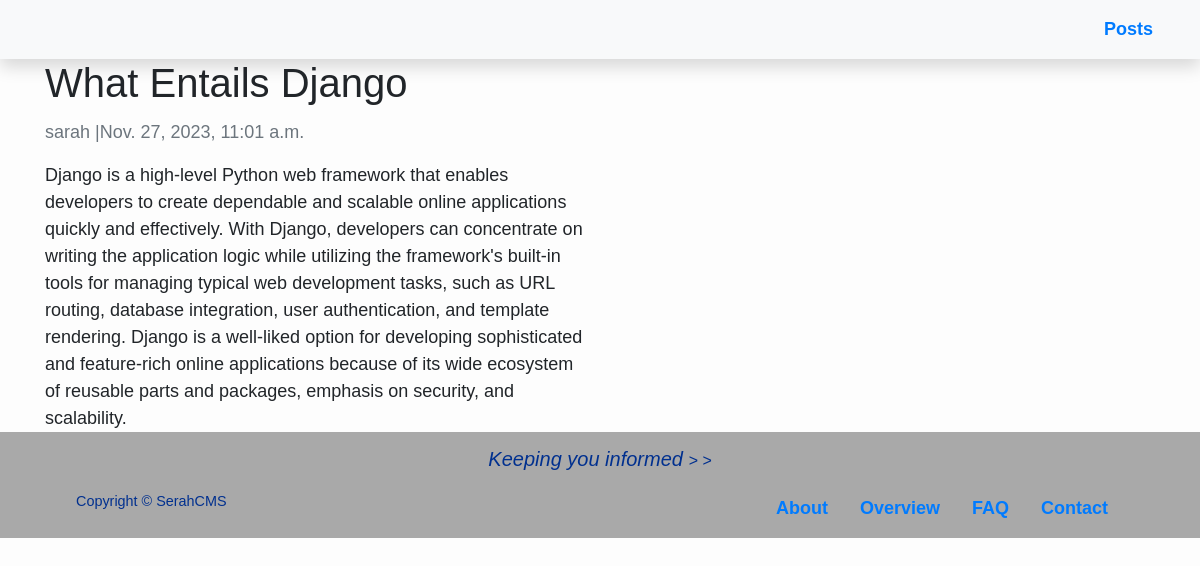
The app's page /django-essentials/ with its own data.
### blog/models.py (models this page shows, shortened)
class Posts(models.Model):
    title = models.CharField(max_length=200, unique=True)
    content = models.TextField()
    slug = models.SlugField(max_length=200, unique=True)
    meta_description = models.CharField(max_length=300, default="new post")
    author = models.ForeignKey(User, on_delete=models.CASCADE)
    created_on = models.DateTimeField()
    updated_on = models.DateTimeField(auto_now=True)
    status = models.IntegerField(choices=STATUS, default=0)
    class Meta:
        ordering = ["-created_on"]
        verbose_name_plural = 'Posts'

### blog/views.py (the view)
# urls.py: path('<slug:slug>/', views.PostDetail.as_view(), name='post_detail'),
class PostDetail(generic.DetailView):  # view for each post
    model = Posts
    template_name = 'post.html'

### templates/post.html
{% extends 'base.html' %}
{% block content %}
    <div class="container">
        <div class="row">
            <div class="col-md-6 left">
                <h1 class="card-title">{% block title %} {{ object.title }} {% endblock title %}</h1>
                <p class=" text-muted">{{ object.author }} |{{ object.created_on }}</p>
                <p class="card-text">{{ object.content | safe }}</p>
            </div>
        </div>
    </div>
{% endblock content %}

### templates/base.html (style rules this page uses)
html, body { height: 100%; }
body { font-family: sans-serif; font-size: 18px; background-color: #fdfdfd; display: flex; flex-direction: column; }

### records on screen
Posts: title "What Entails Django", author "sarah", created_on "Nov. 27, 2023, 11:01 a.m.", content "Django is a high-level Python web framework that enables developers to create dependable and scalable online applications quickly and effectively. With Django, developers can concentrate on writing the application logic while utilizing the framework's built-in tools for managing typical web development tasks, such as URL routing, database integration, user authentication, and template rendering. Django is a well-liked option for developing sophisticated and feature-rich online applications because of its wide ecosystem of reusable parts and packages, emphasis on security, and scalability."
